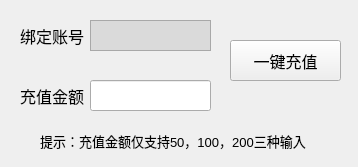
<?xml version="1.0" encoding="UTF-8"?>
<ui version="4.0">
 <class>Form</class>
 <widget class="QWidget" name="Form">
  <property name="geometry">
   <rect>
    <x>0</x>
    <y>0</y>
    <width>358</width>
    <height>167</height>
   </rect>
  </property>
  <property name="font">
   <font>
    <pointsize>12</pointsize>
   </font>
  </property>
  <property name="windowTitle">
   <string>+++</string>
  </property>
  <widget class="QLabel" name="label">
   <property name="geometry">
    <rect>
     <x>20</x>
     <y>20</y>
     <width>81</width>
     <height>31</height>
    </rect>
   </property>
   <property name="font">
    <font>
     <pointsize>12</pointsize>
    </font>
   </property>
   <property name="text">
    <string>绑定账号</string>
   </property>
  </widget>
  <widget class="QTextBrowser" name="textBrowser">
   <property name="geometry">
    <rect>
     <x>90</x>
     <y>20</y>
     <width>121</width>
     <height>31</height>
    </rect>
   </property>
   <property name="font">
    <font>
     <pointsize>12</pointsize>
    </font>
   </property>
   <property name="styleSheet">
    <string notr="true">background-color: rgb(218, 218, 218);</string>
   </property>
  </widget>
  <widget class="QLabel" name="label_2">
   <property name="geometry">
    <rect>
     <x>20</x>
     <y>80</y>
     <width>81</width>
     <height>31</height>
    </rect>
   </property>
   <property name="font">
    <font>
     <pointsize>12</pointsize>
    </font>
   </property>
   <property name="text">
    <string>充值金额</string>
   </property>
  </widget>
  <widget class="QLineEdit" name="lineEdit">
   <property name="geometry">
    <rect>
     <x>90</x>
     <y>80</y>
     <width>121</width>
     <height>31</height>
    </rect>
   </property>
  </widget>
  <widget class="QPushButton" name="pushButton">
   <property name="geometry">
    <rect>
     <x>230</x>
     <y>40</y>
     <width>111</width>
     <height>41</height>
    </rect>
   </property>
   <property name="font">
    <font>
     <pointsize>12</pointsize>
    </font>
   </property>
   <property name="text">
    <string>一键充值</string>
   </property>
  </widget>
  <widget class="QLabel" name="label_3">
   <property name="geometry">
    <rect>
     <x>40</x>
     <y>125</y>
     <width>321</width>
     <height>31</height>
    </rect>
   </property>
   <property name="font">
    <font>
     <pointsize>10</pointsize>
    </font>
   </property>
   <property name="text">
    <string>提示：充值金额仅支持50，100，200三种输入</string>
   </property>
  </widget>
 </widget>
 <resources/>
 <connections/>
</ui>
